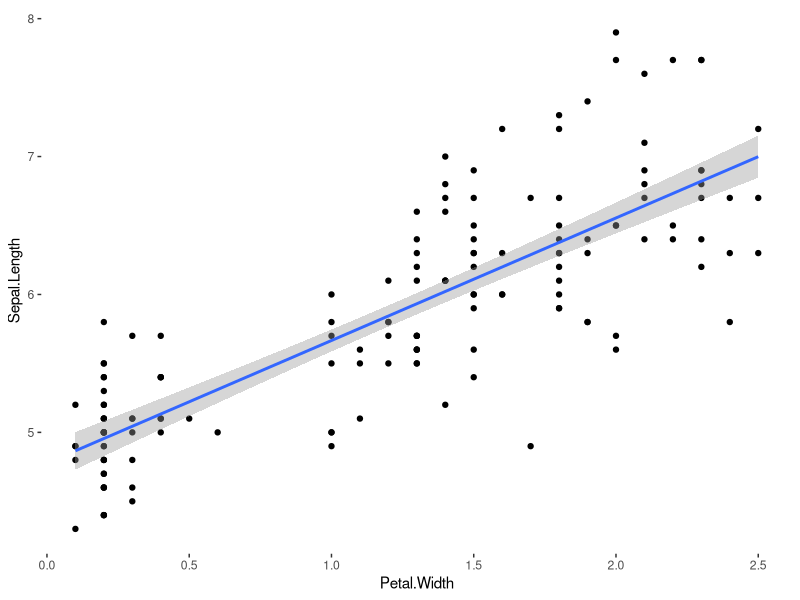

The R source for this figure:
## ---- chunk 1

#---------- RSTUDIO STARTER V 2.0  --------------#
#                    -Prepared with care by  AM ;D
                
                                                                          
knitr::opts_chunk$set(echo = TRUE, 
                      message = FALSE, 
                      warning = FALSE)      
library(tidyverse)                
library(ggthemes)                    

theme_set(theme_tufte() +                                     
  theme(text=element_text(family="sans")))  

#------------------------------------------------#
## ---- chunk 2
irisMod <- lm(data=iris, Sepal.Length ~ Sepal.Width + Petal.Length + Petal.Width)
summary(irisMod)
## ---- chunk 3
# plot, x= petal width, y = sepal length

iris %>% ggplot(aes(x=Petal.Width, y=Sepal.Length))+geom_point()+geom_smooth(method="lm")
## ---- chunk 4
petalMod <- lm(data=iris, Sepal.Length~Petal.Width)
summary(petalMod)

## ---- chunk 5
speciesMod <- lm(data=iris, Sepal.Length~Species)
summary(speciesMod)

## ---- chunk 6
setosaData <- iris %>% filter(Species=="setosa")
versicolorData <- iris %>% filter(Species=="versicolor")
virginicaData <- iris %>% filter(Species =="virginica")

#look at mean sepal length:

mean(setosaData$Sepal.Length)

## ---- chunk 7
mean(versicolorData$Sepal.Length)
## ---- chunk 8
5.006+1.5820
## ---- chunk 9
mean(virginicaData$Sepal.Length)
## ---- chunk 10
mixedMod <- lm(data=iris, Sepal.Length ~ Sepal.Width+Species)

summary(mixedMod)
